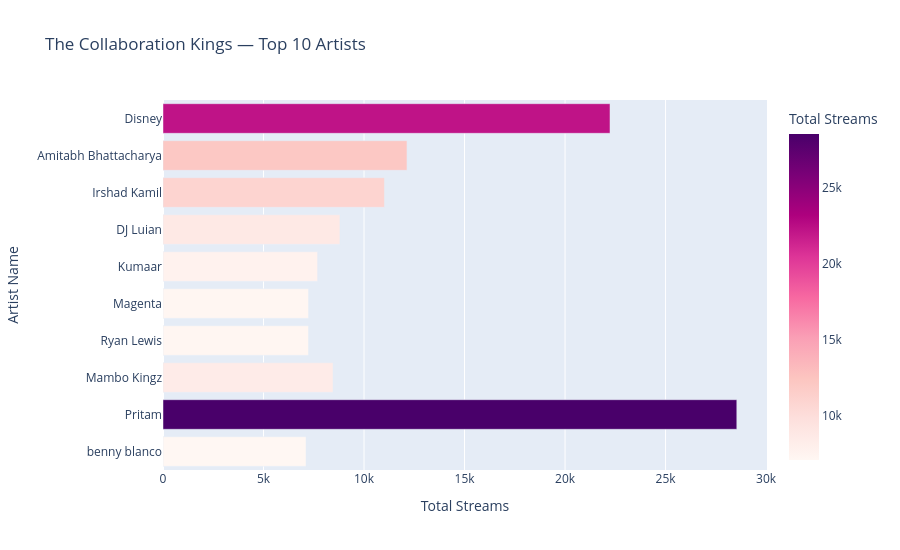

The notebook cell saved with this chart:
### Code cell
fig_collab = px.bar(
    top_collab,
    x='Total Streams',
    y='Artist Name',
    orientation='h',
    color='Total Streams',
    color_continuous_scale='RdPu',
    title='The Collaboration Kings — Top 10 Artists'
)

fig_collab.update_layout(
    height=550,
    yaxis=dict(autorange='reversed')
)

fig_collab.show()

### Figure 1 — Plotly figure (JSON) as saved in the notebook; plotly's stock layout.template omitted (floating-point values rounded to 4 significant figures)
{"data": [{"hovertemplate": "Total Streams=%{marker.color}<br>Artist Name=%{y}<extra></extra>", "legendgroup": "", "marker": {"color": [22240.0, 12140.0, 11010.0, 8802.0, 7690.0, 7240.0, 7238.0, 8457.0, 28540.0, 7114.0], "coloraxis": "coloraxis", "pattern": {"shape": ""}}, "name": "", "orientation": "h", "showlegend": false, "textposition": "auto", "type": "bar", "x": [22240.0, 12140.0, 11010.0, 8802.0, 7690.0, 7240.0, 7238.0, 8457.0, 28540.0, 7114.0], "xaxis": "x", "y": ["Disney", "Amitabh Bhattacharya", "Irshad Kamil", "DJ Luian", "Kumaar", "Magenta", "Ryan Lewis", "Mambo Kingz", "Pritam", "benny blanco"], "yaxis": "y"}], "layout": {"barmode": "relative", "coloraxis": {"autocolorscale": false, "colorbar": {"title": {"text": "Total Streams"}}, "colorscale": [[0, "rgb(255,247,243)"], [0.125, "rgb(253,224,221)"], [0.25, "rgb(252,197,192)"], [0.375, "rgb(250,159,181)"], [0.5, "rgb(247,104,161)"], [0.625, "rgb(221,52,151)"], [0.75, "rgb(174,1,126)"], [0.875, "rgb(122,1,119)"], [1, "rgb(73,0,106)"]]}, "height": 550, "legend": {"tracegroupgap": 0}, "title": {"text": "The Collaboration Kings — Top 10 Artists"}, "xaxis": {"anchor": "y", "domain": [0, 1], "title": {"text": "Total Streams"}}, "yaxis": {"anchor": "x", "autorange": "reversed", "domain": [0, 1], "title": {"text": "Artist Name"}}}}
